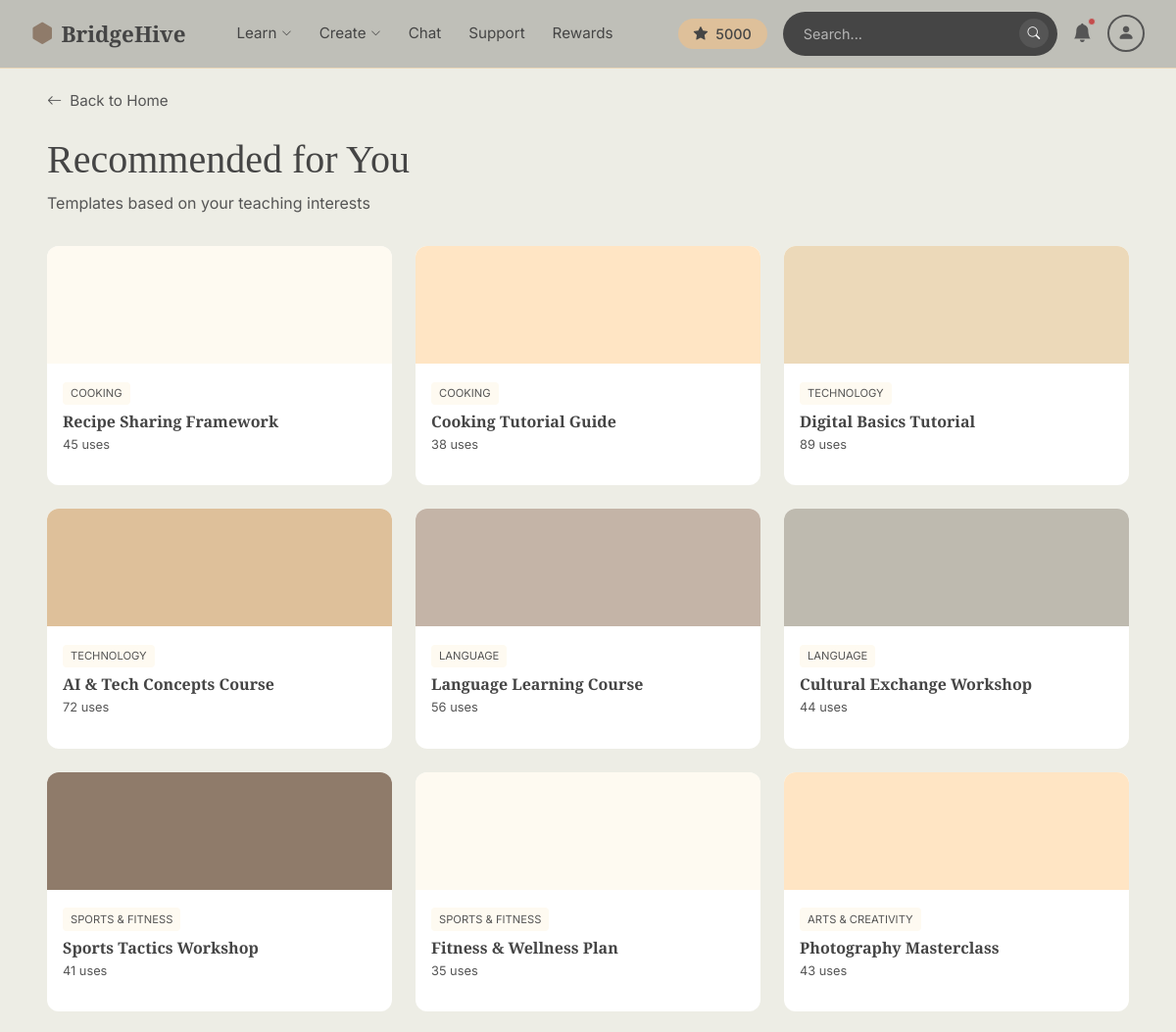
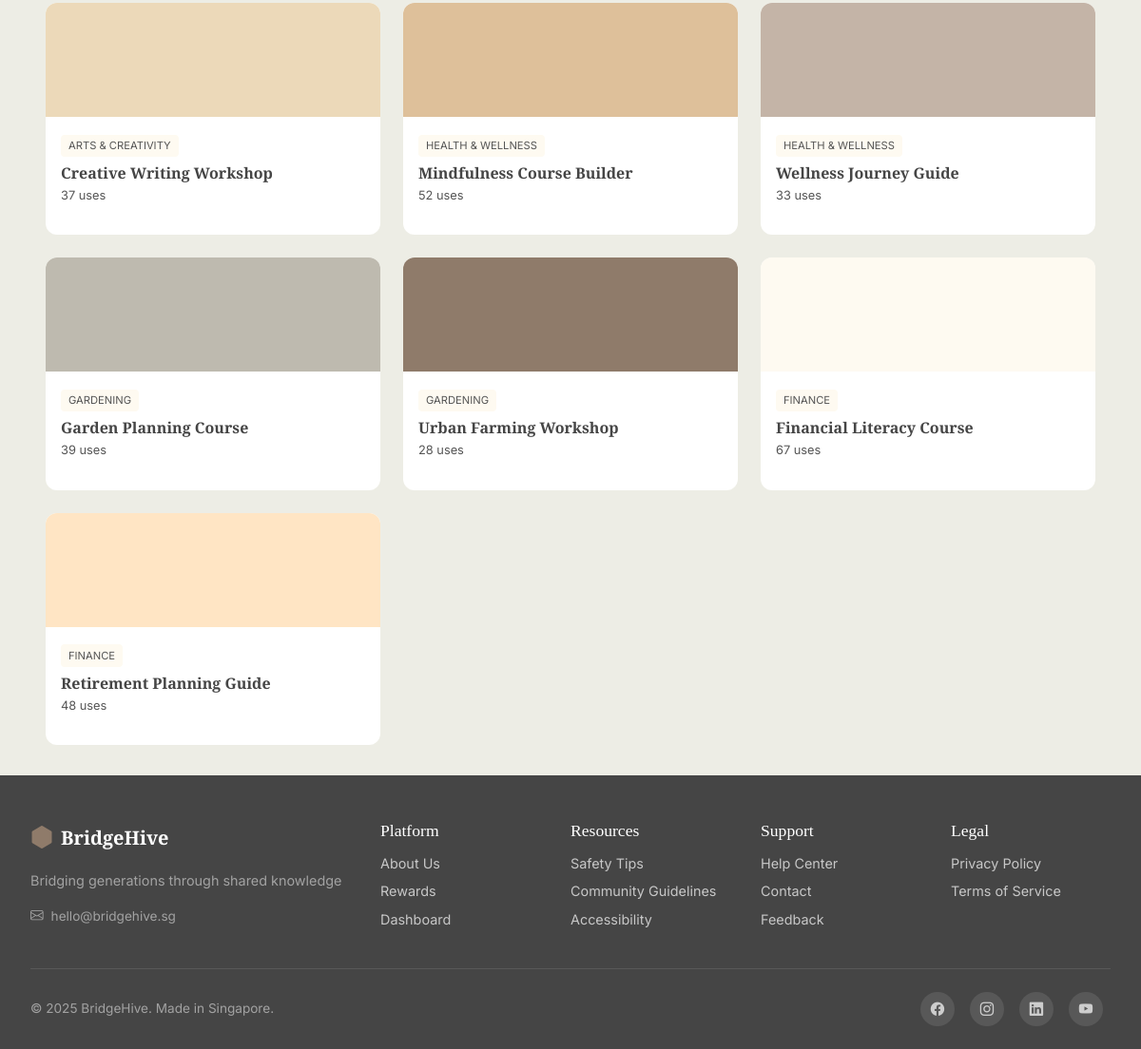
The app's page /mentor/templates/recommended with its own data (2 pictures, top to bottom).
### app.py (models this page shows)
class User(db.Model):
    __tablename__ = 'users'
    id = db.Column(db.Integer, primary_key=True)
    username = db.Column(db.String(100), nullable=False)
    email = db.Column(db.String(100), unique=True, nullable=False)  # Must be unique
    password = db.Column(db.String(100), nullable=False)
    user_type = db.Column(db.String(10), nullable=False)  # 'youth' or 'elder'
    date_joined = db.Column(db.DateTime, default=datetime.utcnow)
    streak_days = db.Column(db.Integer, default=0)  # For gamification on homepage
    hive_points = db.Column(db.Integer, default=5000)  # Points for navbar display and rewards shop
    is_new_user = db.Column(db.Boolean, default=True)  # Shows different welcome message
    profile_pic = db.Column(db.String(200), default='DefaultPFP.png')  # Profile picture filename
    role = db.Column(db.String(50))        # learner, mentor, or both
    age_group = db.Column(db.String(20))   # Age range selected
    tech_comfort = db.Column(db.String(20))  # How comfortable with tech
    learning_interests = db.Column(db.Text)   # Comma-separated interests
    teaching_interests = db.Column(db.Text)   # What they can teach
    settings = db.relationship('UserSettings', backref='user', uselist=False, cascade='all,delete-orphan')
    inventory = db.relationship('UserItem', backref='user', cascade='all,delete-orphan')

class Template(db.Model):
    __tablename__ = 'templates'
    id = db.Column(db.Integer, primary_key=True)
    title = db.Column(db.String(200), nullable=False)
    description = db.Column(db.Text)
    category = db.Column(db.String(50))  # Same categories as courses
    color = db.Column(db.String(7), default='#FEFAF1')
    usage_count = db.Column(db.Integer, default=0)  # Track popularity
    date_created = db.Column(db.DateTime, default=datetime.utcnow)

### app.py (the view, shortened to what this page needs)
@app.route('/mentor/templates/recommended')
def recommended_templates_page():
    user_id = session.get('user_id', 1)
    user = User.query.get(user_id)
    recommended = []
    if not recommended:
        recommended = Template.query.all()
    return render_template('templates_recommended.html', user=user, templates=recommended)

### app.py (called while the page is built, shortened)
def translate(key, locale='en'):
    return TRANSLATIONS.get(locale, {}).get(key, TRANSLATIONS['en'].get(key, key))

@app.context_processor
def inject_navbar_user():
    uid = session.get('user_id')
    current_user = None
    locale = 'en'
    body_classes = []
    tts_enabled = False
    user_settings = None
    return dict(
        navbar_user=current_user,  # Use navbar_user to not override route's user variable
        t=lambda key: translate(key, locale),
        body_classes=' '.join(body_classes),
        tts_enabled=tts_enabled,
        current_locale=locale,
        user_settings=user_settings
    )

### templates/templates_recommended.html (shortened to what this page needs)
{% extends "base.html" %}
{% block navbar %}
{% include 'includes/navbar_new.html' %}
{% endblock %}
{% block content %}
<div class="main-content">
    <a href="{{ url_for('both_homepage') }}" class="back-link">
        <i class="bi bi-arrow-left"></i> Back to Home
    </a>
    <div class="page-header">
        <h1 class="page-title">Recommended for You</h1>
        <p class="page-subtitle">Templates based on your teaching interests</p>
    </div>
    {% if templates %}
    <div class="templates-grid">
        {% for template in templates %}
        <a href="{{ url_for('view_template', template_id=template.id) }}" class="template-card">
            <div class="template-img" style="background-color: {{ template.color }};"></div>
            <div class="template-body">
                <span class="template-category">{{ template.category }}</span>
                <h3 class="template-title">{{ template.title }}</h3>
                <p class="template-usage">{{ template.usage_count }} uses</p>
            </div>
        </a>
        {% endfor %}
    </div>
    {% else %}
    <div class="empty-state">
        <i class="bi bi-lightbulb"></i>
        <p>No recommendations yet. Update your teaching interests to get personalized suggestions!</p>
    </div>
    {% endif %}
</div>
{% endblock %}

### templates/includes/navbar_new.html (shortened to what this page needs)
<nav class="navbar-new">
    <a href="{{ url_for('both_homepage') }}" class="navbar-new-brand">
        <i class="bi bi-hexagon-fill" style="color: var(--brown);"></i>
        <span>BridgeHive</span>
    </a>
    <div class="navbar-new-links">
        <div class="navbar-new-dropdown">
            <span class="navbar-new-link">{{ t('nav.learn') }} <i class="bi bi-chevron-down" style="font-size: 0.65rem;"></i></span>
        </div>
        <div class="navbar-new-dropdown">
            <span class="navbar-new-link">{{ t('nav.create') }} <i class="bi bi-chevron-down" style="font-size: 0.65rem;"></i></span>
        </div>
        <a href="/socialhub/" class="navbar-new-link">{{ t('nav.chat') }}</a>
        <a href="{{ url_for('support') }}" class="navbar-new-link">{{ t('nav.support') }}</a>
        <a href="{{ url_for('rewards') }}" class="navbar-new-link">{{ t('nav.rewards') }}</a>
    </div>
    <div class="navbar-new-right">
        <div class="navbar-new-points">
            <i class="bi bi-star-fill"></i> {{ (user.hive_points if user else navbar_user.hive_points if navbar_user else 0)|default(0) }}
        </div>
        <div class="navbar-new-searchbar">
            <input type="text" placeholder="{{ t('common.search') }}..." readonly>
            <button type="button"><i class="bi bi-search"></i></button>
        </div>
        <a href="{{ url_for('notifications') }}" class="navbar-new-bell" style="text-decoration:none;">
            <i class="bi bi-bell-fill"></i>
            <span class="navbar-new-bell-dot"></span>
        </a>
        <div class="navbar-new-profile-wrap">
            <div class="navbar-new-profile-circle">
                <i class="bi bi-person-fill"></i>
            </div>
        </div>
    </div>
</nav>

### templates/base.html (style rules this page uses)
* { margin: 0; padding: 0; box-sizing: border-box; }
:root { --cream: #FEFAF1; --cream-dark: #EDEDE5; --brown: #8F7B6A; --tan: #DEC09A; --tan-light: #ECD9B9; --peach: #FFE5C4; --black: #454545; --gray: #555555; --gray-light: #B7B7B7; --taupe: #C4B4A7; --warm-gray: #BEBAAF; --off-white: #ECECE4; }
body { font-family: 'Inter', sans-serif; background-color: var(--cream); color: var(--black); min-height: 100vh; }
h1, h2, h3, .playfair { font-family: 'Playfair Display', serif; }
.navbar-new { display: flex; align-items: center; padding: 0.75rem 2rem; background-color: #bfbfb8; border-bottom: 1px solid var(--tan-light); position: fixed; top: 0; left: 0; right: 0; z-index: 11000; }
.navbar-new-brand { font-family: 'Playfair Display', serif; font-weight: 700; color: var(--black); text-decoration: none; font-size: 1.4rem; display: flex; align-items: center; gap: 0.5rem; margin-right: 2.5rem; }
.navbar-new-links { display: flex; align-items: center; gap: 0.25rem; }
.navbar-new-link { color: var(--black); text-decoration: none; font-size: 0.95rem; font-weight: 400; padding: 0.5rem 0.75rem; cursor: pointer; display: flex; align-items: center; gap: 0.3rem; transition: color 0.2s; }
.navbar-new-dropdown { position: relative; }
.navbar-new-right { margin-left: auto; display: flex; align-items: center; gap: 1rem; }
.navbar-new-points { background-color: var(--tan); color: var(--black); border-radius: 20px; padding: 0.3rem 1rem; font-weight: 500; font-size: 0.9rem; display: flex; align-items: center; gap: 0.5rem; }
.navbar-new-searchbar { display: flex; align-items: center; background-color: var(--black); border-radius: 25px; padding: 0.4rem 0.5rem 0.4rem 1.25rem; width: 280px; border: 1px solid transparent; }
.navbar-new-searchbar input { border: none; background: transparent; outline: none; flex: 1; font-size: 0.9rem; color: white; cursor: default; }
.navbar-new-searchbar input::placeholder { color: rgba(255,255,255,0.6); }
.navbar-new-searchbar button { background-color: var(--gray); border: none; border-radius: 50%; width: 30px; height: 30px; display: flex; align-items: center; justify-content: center; cursor: default; }
.navbar-new-searchbar button i { color: white; font-size: 0.8rem; }
.navbar-new-bell { position: relative; cursor: pointer; }
.navbar-new-bell i { color: var(--gray); font-size: 1.2rem; }
.navbar-new-bell-dot { position: absolute; top: -2px; right: -4px; width: 8px; height: 8px; background-color: #C54B4B; border-radius: 50%; border: 1.5px solid #bfbfb8; }
.navbar-new-profile-wrap { position: relative; }
.navbar-new-profile-circle { width: 38px; height: 38px; border: 2px solid var(--gray); border-radius: 50%; display: flex; align-items: center; justify-content: center; color: var(--gray); font-size: 1.1rem; cursor: pointer; overflow: hidden; }

### templates/templates_recommended.html (style rules this page uses)
body { background-color: var(--cream-dark); }
.main-content { padding: 2rem 3rem; padding-top: 90px; max-width: 1200px; margin: 0 auto; }
.back-link { display: inline-flex; align-items: center; gap: 0.5rem; color: var(--gray); text-decoration: none; margin-bottom: 1.5rem; font-size: 0.95rem; }
.page-header { margin-bottom: 2rem; }
.page-title { font-family: 'Playfair Display', serif; font-size: 2.5rem; font-weight: 500; color: var(--black); margin-bottom: 0.5rem; }
.page-subtitle { color: var(--gray); font-size: 1rem; }
.templates-grid { display: grid; grid-template-columns: repeat(auto-fill, minmax(280px, 1fr)); gap: 1.5rem; }
.template-card { border-radius: 12px; overflow: hidden; cursor: pointer; transition: transform 0.2s; background: white; text-decoration: none; color: inherit; }
.template-img { height: 120px; width: 100%; }
.template-body { padding: 1rem; }
.template-category { font-size: 0.7rem; text-transform: uppercase; color: var(--gray); background: var(--cream); padding: 0.2rem 0.5rem; border-radius: 4px; display: inline-block; margin-bottom: 0.5rem; }
.template-title { font-size: 1rem; font-weight: 600; color: var(--black); margin-bottom: 0.25rem; }
.template-usage { font-size: 0.8rem; color: var(--gray); }

### records on screen
User: hive_points "5000"
Template: category "COOKING", title "Recipe Sharing Framework", usage_count "45"
Template: category "COOKING", title "Cooking Tutorial Guide", usage_count "38"
Template: category "TECHNOLOGY", title "Digital Basics Tutorial", usage_count "89"
Template: category "TECHNOLOGY", title "AI & Tech Concepts Course", usage_count "72"
Template: category "LANGUAGE", title "Language Learning Course", usage_count "56"
Template: category "LANGUAGE", title "Cultural Exchange Workshop", usage_count "44"
Template: category "SPORTS & FITNESS", title "Sports Tactics Workshop", usage_count "41"
Template: category "SPORTS & FITNESS", title "Fitness & Wellness Plan", usage_count "35"
Template: category "ARTS & CREATIVITY", title "Photography Masterclass", usage_count "43"
Template: category "ARTS & CREATIVITY", title "Creative Writing Workshop", usage_count "37"
Template: category "HEALTH & WELLNESS", title "Mindfulness Course Builder", usage_count "52"
Template: category "HEALTH & WELLNESS", title "Wellness Journey Guide", usage_count "33"
Template: category "GARDENING", title "Garden Planning Course", usage_count "39"
Template: category "GARDENING", title "Urban Farming Workshop", usage_count "28"
Template: category "FINANCE", title "Financial Literacy Course", usage_count "67"
Template: category "FINANCE", title "Retirement Planning Guide", usage_count "48"

### other values on screen
{{ t('nav.learn') }} "Learn"
{{ t('nav.create') }} "Create"
{{ t('nav.chat') }} "Chat"
{{ t('nav.support') }} "Support"
{{ t('nav.rewards') }} "Rewards"
{{ t('footer.tagline') }} "Bridging generations through shared knowledge"
{{ t('footer.platform') }} "Platform"
{{ t('footer.about') }} "About Us"
{{ t('footer.dashboard') }} "Dashboard"
{{ t('footer.resources') }} "Resources"
{{ t('footer.safety') }} "Safety Tips"
{{ t('footer.community') }} "Community Guidelines"
{{ t('footer.accessibility') }} "Accessibility"
{{ t('footer.help_center') }} "Help Center"
{{ t('footer.contact') }} "Contact"
